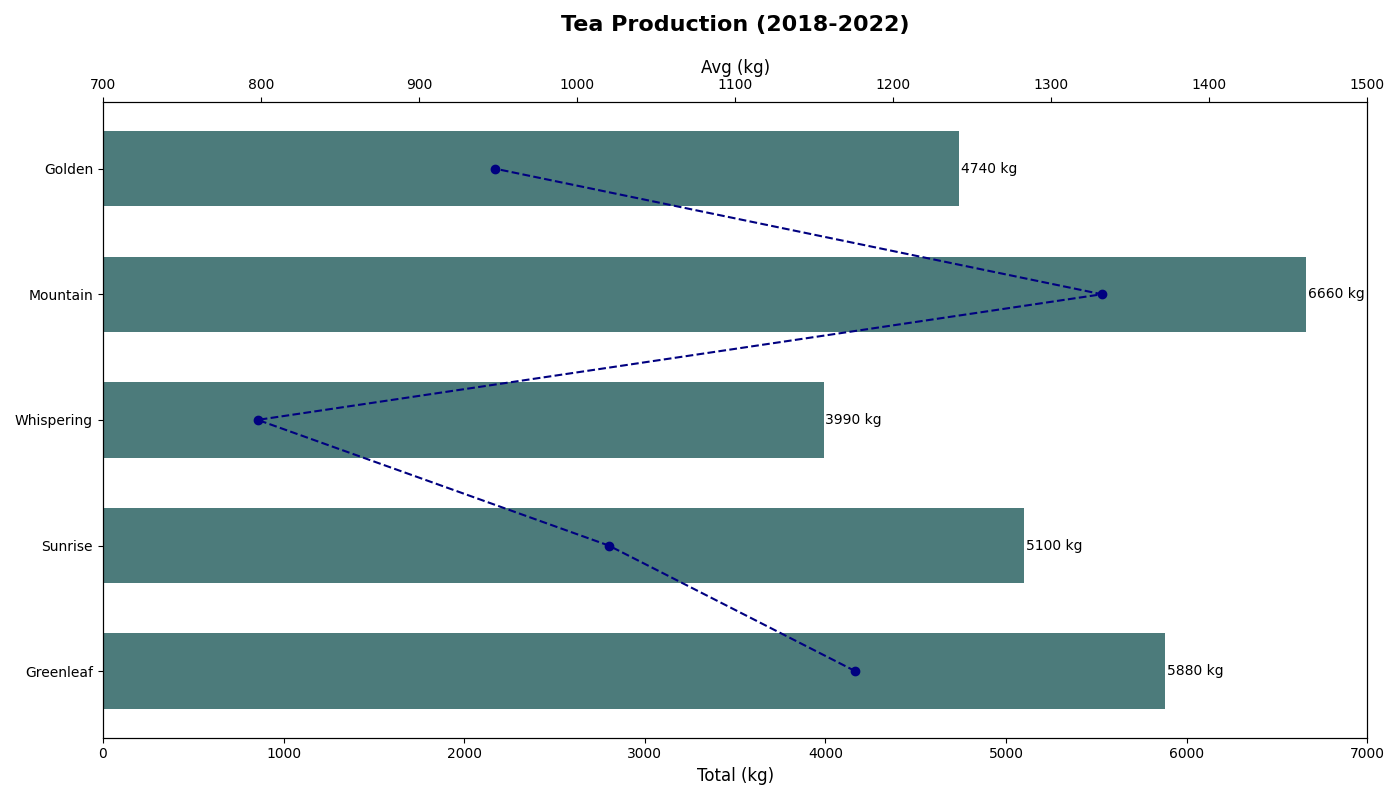

Source code (Python):
import matplotlib.pyplot as plt
import numpy as np

plantations = ['Greenleaf', 'Sunrise', 'Whispering', 'Mountain', 'Golden']
production_data = np.array([
    [1150, 1100, 1250, 1200, 1180],
    [1050, 950, 1100, 980, 1020],
    [800, 780, 810, 850, 750],
    [1350, 1330, 1300, 1280, 1400],
    [920, 890, 1000, 950, 980]
])

total_production = np.sum(production_data, axis=1)
average_production = np.mean(production_data, axis=1)

fig, ax1 = plt.subplots(figsize=(14, 8))

single_color = '#4c7b7b'
bars = ax1.barh(plantations, total_production, color=single_color, height=0.6)

for bar in bars:
    width = bar.get_width()
    ax1.text(width + 10, bar.get_y() + bar.get_height()/2, f'{width} kg', va='center', fontsize=10)

ax1.set_title("Tea Production (2018-2022)", fontsize=16, fontweight='bold', pad=20)
ax1.set_xlabel("Total (kg)", fontsize=12)
ax1.set_xlim(0, 7000)

ax2 = ax1.twiny()
ax2.plot(average_production, plantations, color='navy', marker='o', linestyle='--')
ax2.set_xlabel('Avg (kg)', fontsize=12)
ax2.set_xlim(700, 1500)

plt.tight_layout()
plt.show()
